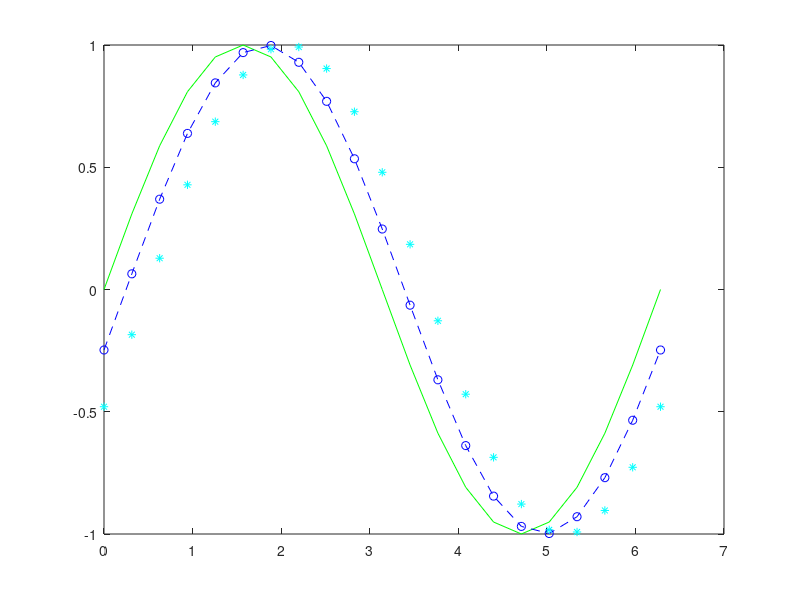
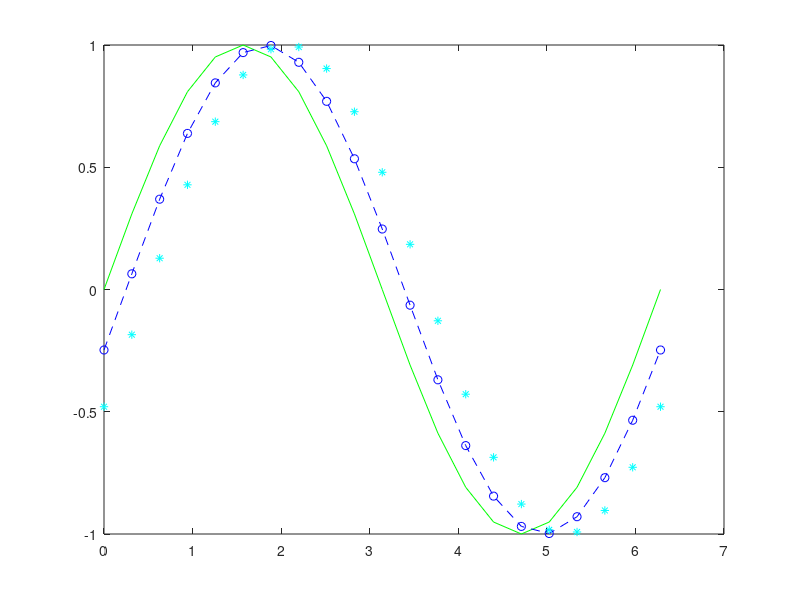
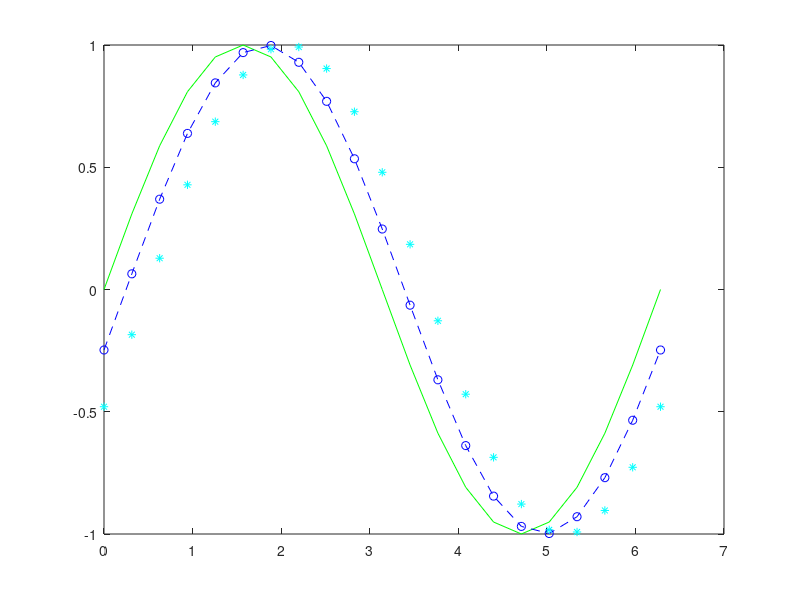
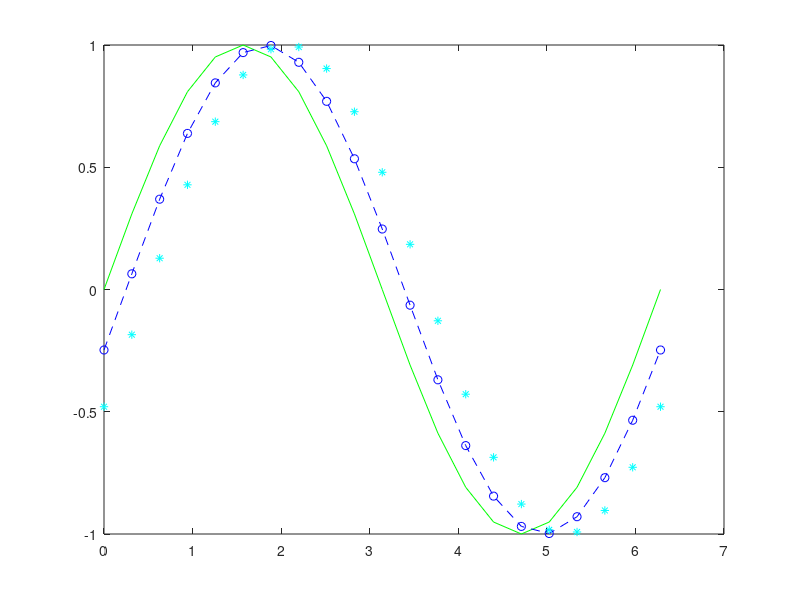

The MATLAB script that drew these images, in order:
%% Test script for prank functions

clear all; %#ok<CLALL>
close all;
clc;

dbstop if error;

% Patrick Piprek
% patrick.piprek@hotmail.de

% Change log:
% 08-Dec-2019: Initial Setup

%% General setup
% Number of (random) tests for each prank
noRandTest = 20;

%% Plot function
for cntTest = uint32(1:1:noRandTest)
    % standard test function
    x = 0:pi/10:2*pi;
    y1 = sin(x);
    y2 = sin(x-0.25);
    y3 = sin(x-0.5);
    
    figure
    plot(x,y1,'g',x,y2,'b--o',x,y3,'c*');
    
    close;
end

%% Figure function
for cntTest = uint32(1:1:noRandTest)
    figure();
    
    close;
end